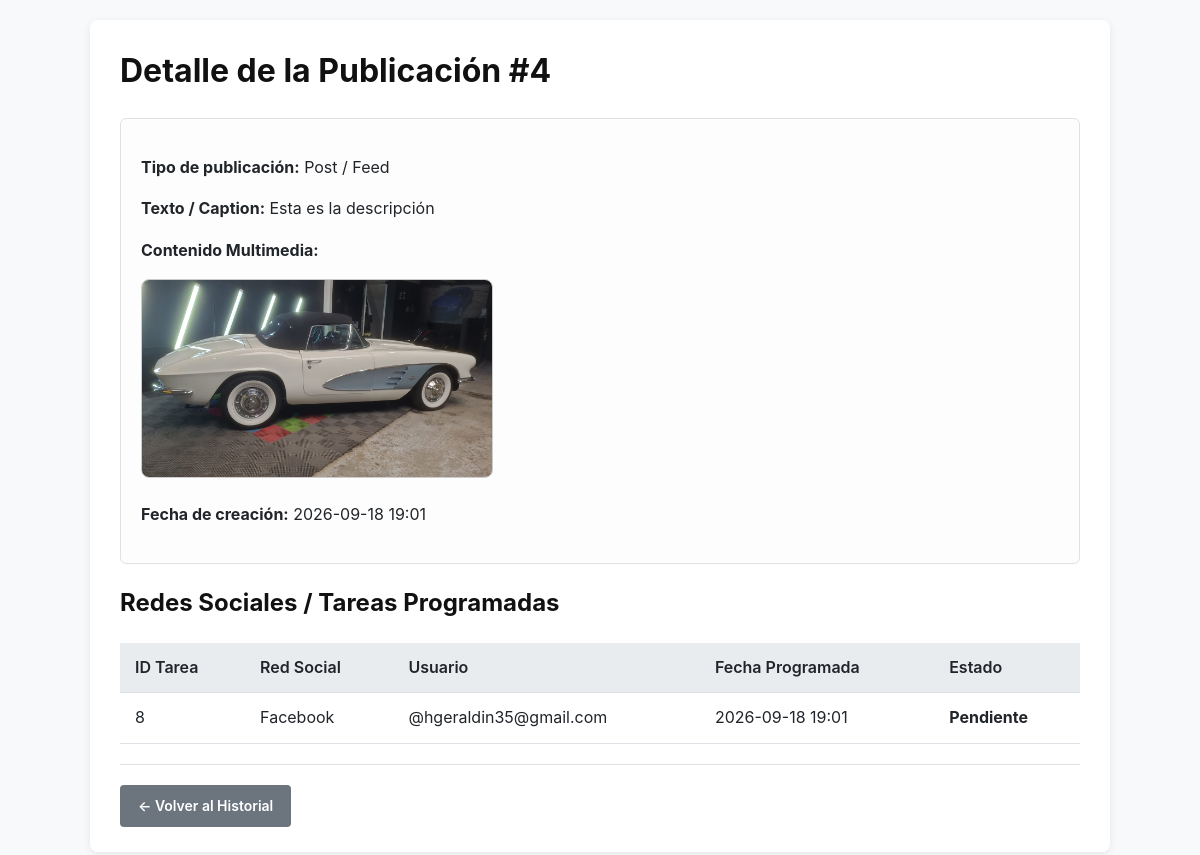
/publications/post/4/, run on an earlier commit of the app's database.
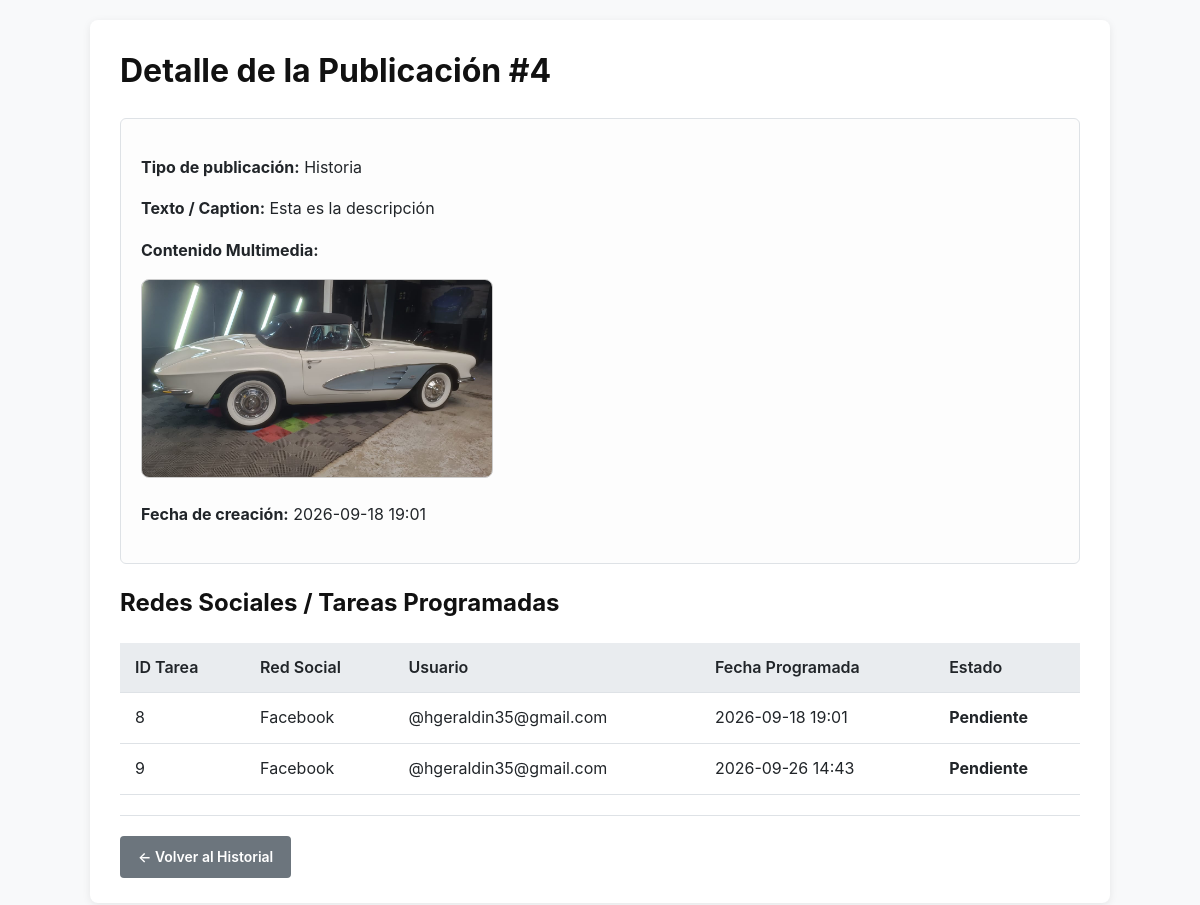
And on a later commit of the database.
### publications_network/models.py (models this page shows, shortened)
class PostContent(models.Model):
    POST_TYPES = [
        ('post', 'Post / Feed'),
        ('reel', 'Reel / Short'),
        ('story', 'Historia'),
    ]
    file = models.FileField(upload_to='publications_media/', help_text="El archivo físico en disco")
    caption = models.TextField(blank=True, null=True, help_text="Texto o hashtags base")
    post_type = models.CharField(max_length=10, choices=POST_TYPES, default='post')
    created_at = models.DateTimeField(auto_now_add=True)
    @property
    def file_extension(self):
        if self.file:
            return os.path.splitext(str(self.file.name))[1].lower()
        return ''
    @property
    def is_image(self):
        ext = self.file_extension
        image_exts = ['.jpg', '.jpeg', '.jfif', '.pjpeg', '.pjp', '.png', '.gif', '.webp', '.svg', '.bmp', '.ico', '.avif', '.heic', '.tiff']
        return ext in image_exts or ext == ''
    @property
    def is_video(self):
        video_exts = ['.mp4', '.webm', '.ogg', '.mov', '.m4v', '.mkv']
        return self.file_extension in video_exts
    @property
    def media_url(self):
        if not self.file:
            return ''
        try:
            return self.file.url
        except Exception:
            return f"/media/{self.file.name}"

class PostTask(models.Model):
    STATUS_CHOICES = [
        ('pending', 'Pendiente'),
        ('processing', 'En proceso'),
        ('completed', 'Publicado'),
        ('failed', 'Error'),
    ]
    post_content = models.ForeignKey(PostContent, on_delete=models.CASCADE, related_name='tasks')
    account = models.ForeignKey(SocialAccount, on_delete=models.CASCADE, related_name='tasks')
    scheduled_at = models.DateTimeField()
    status = models.CharField(max_length=20, choices=STATUS_CHOICES, default='pending')

class SocialAccount(models.Model):
    PLATFORMS = [
        ('instagram', 'Instagram'),
        ('tiktok', 'TikTok'),
        ('facebook', 'Facebook'),
    ]
    platform = models.CharField(max_length=20, choices=PLATFORMS)
    account_user = models.CharField(max_length=150)
    account_password = models.CharField(max_length=150)

### publications_network/views.py (the view)
# urls.py: path('post/<int:post_id>/', views.post_detail, name='post_detail'),
def post_detail(request, post_id):
    post = get_object_or_404(PostContent.objects.prefetch_related('tasks__account'), pk=post_id)
    return render(request, 'publications_network/post_detail.html', {'post': post})

### publications_network/templates/publications_network/post_detail.html (shortened to what this page needs)
{% load static %}
<!DOCTYPE html>
<html lang="es">
<head>
    <link rel="stylesheet" href="{% static 'publications_network/css/style.css' %}">
</head>
<body>
    <div class="container">
        <h1>Detalle de la Publicación #{{ post.id }}</h1>
        <div class="form-section">
            <p><strong>Tipo de publicación:</strong> {{ post.get_post_type_display }}</p>
            <p><strong>Texto / Caption:</strong> {{ post.caption|default:"Sin texto" }}</p>
            <p><strong>Contenido Multimedia:</strong></p>
            <div style="margin: 10px 0;">
                {% if post.is_video %}
                    <video src="{{ post.media_url }}" controls style="max-width: 350px; max-height: 250px; border-radius: 8px; border: 1px solid #ccc;"></video>
                {% elif post.is_image %}
                    <img src="{{ post.media_url }}" alt="Imagen de publicación" style="max-width: 350px; max-height: 250px; object-fit: contain; border-radius: 8px; border: 1px solid #ccc;">
                {% else %}
                    <a href="{{ post.media_url }}" target="_blank">📄 Ver archivo adjunto</a>
                {% endif %}
            </div>
            <p><strong>Fecha de creación:</strong> {{ post.created_at|date:"Y-m-d H:i" }}</p>
        </div>
        <h2>Redes Sociales / Tareas Programadas</h2>
        {% if post.tasks.all %}
            <table>
                <thead>
                    <tr>
                        <th>ID Tarea</th>
                        <th>Red Social</th>
                        <th>Usuario</th>
                        <th>Fecha Programada</th>
                        <th>Estado</th>
                    </tr>
                </thead>
                <tbody>
                    {% for task in post.tasks.all %}
                        <tr>
                            <td>{{ task.id }}</td>
                            <td>{{ task.account.get_platform_display }}</td>
                            <td>@{{ task.account.account_user }}</td>
                            <td>{{ task.scheduled_at|date:"Y-m-d H:i" }}</td>
                            <td><strong>{{ task.get_status_display }}</strong></td>
                        </tr>
                    {% endfor %}
                </tbody>
            </table>
        {% else %}
            <p>No se ha programado en ninguna red social aún.</p>
        {% endif %}
        <hr>
        <a href="{% url 'index' %}" class="btn btn-secondary">← Volver al Historial</a>
    </div>
</body>
</html>

What changed in the data, as far as the page shows it:
changed PostContent "Esta es la descripción": post_type "Post / Feed" → "Historia"
added PostTask: id "9", account.platform "Facebook", account.account_user "hgeraldin35@gmail.com", scheduled_at "2026-09-26 14:43", status "Pendiente"
